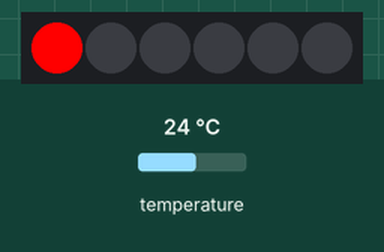
This sketch was run on a simulated ATtiny85, built with avr-gcc and run on an emulated ATtiny85. On the bench: 6 RGB LEDs in strip order, left to right. Inputs (shaded band) come from the test bench; at power-on: temperature 24 °C.

Above: at 0.1 s.
At 2.1 s:
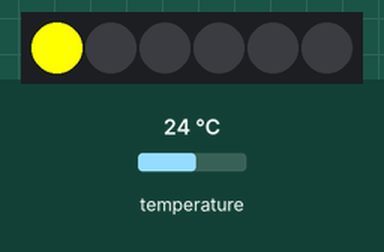
At 4.1 s:
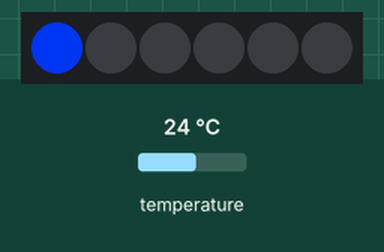
At 12.1 s:
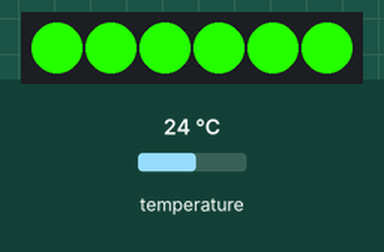
Timing chart, 0 to 13.6 s (numbered marks = the images above):
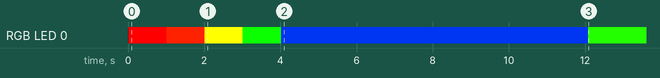

The sketch:

mug_hug2.ino
```cpp
#include <Adafruit_NeoPixel.h>
#ifndef __AVR_ATtiny85__
//#define DEBUG
#endif
#ifdef __AVR__
#include <avr/power.h>
#endif

#define PIN 0
#define STRIP 6
Adafruit_NeoPixel strip = Adafruit_NeoPixel(STRIP, PIN, NEO_GRB + NEO_KHZ800);

void setup() {
  // put your setup code here, to run once:
  setupTemperature();

#ifdef DEBUG
  Serial.begin(9600);
  Serial.println(getColor(50));

#endif
#if defined (__AVR_ATtiny85__)
  if (F_CPU == 16000000) clock_prescale_set(clock_div_1);
#endif
  strip.begin();
  strip.show();

  strip.setPixelColor(0, getColor(82));
  strip.show();
  delay(1000);
  strip.setPixelColor(0, getColor(62));
  strip.show();
  delay(1000);
  strip.setPixelColor(0, getColor(42));
  strip.show();
  delay(1000);
  strip.setPixelColor(0, getColor(22));
  strip.show();
  delay(1000);
  strip.setPixelColor(0, getColor(12));
  strip.show();
  delay(1000);
}

void loop() {
  // put your main code here, to run repeatedly:
  float celsius = getTemperature();
#ifdef DEBUG
  Serial.println(celsius);
#endif
  for (byte i = 0; i < STRIP; i++) {
    strip.setPixelColor(i, getColor(getTemperature()));
  }
  strip.show();
  delay(500);

}
```

getColor2.ino
```cpp
int16_t mymap(int16_t x, int16_t lowfrom, int16_t highfrom, int16_t lowto, int16_t highto)
{
    if (x < lowfrom) return lowto;
    if (x > highfrom) return highto;
    return (lowto + (x-lowfrom)*(highto-lowto)/(highfrom-lowfrom));
}

  uint32_t getColor(double temp){
  uint32_t red = Adafruit_NeoPixel::Color(255, 0, 0);

  uint32_t yellow = Adafruit_NeoPixel::Color(255, 255, 0);

  uint32_t blue = Adafruit_NeoPixel::Color(0, 0, 255);

  uint8_t r, g, b;

  //hot = red 255, 0, 0
  if (temp >= 65) {
    return red;
  }

  //yellow = kind of hot 255, 255, 0
  else
  if (temp >= 42) {
    r = 255;
    g = mymap(temp, 42, 65, 255, 0);
    b = 0;
    return Adafruit_NeoPixel::Color(r, g, b);
  }
  //green = room temp 21 0, 255, 0
  else if (temp >= 21) {
    r = mymap(temp, 21, 42, 0, 255);
    g = 255;
    b = 0;
    return Adafruit_NeoPixel::Color(r, g, b);
  }
  //cold = blue 0, 0, 255
  else if (temp >= 10) {
    r = 0;
    g = mymap(temp, 10, 21, 0, 255);
    b = mymap(temp, 10, 21, 255, 0);
    return Adafruit_NeoPixel::Color(r, g, b);
  }

  else {
    return blue;
  }

}
```

getTemperature2.ino
```cpp
#include <OneWire.h>

OneWire  ds(2);
byte dsaddr[8];
void setupTemperature() {
  while ( !ds.search(dsaddr)) {
#ifdef DEBUG
    Serial.println("No more addresses.");
    Serial.println();
#endif
    ds.reset_search();
    delay(250);
  }
}

float getTemperature() {
  byte type_s;
  byte data[12];
  float celsius;
  ds.reset();
  ds.select(dsaddr);
  ds.write(0x44, 1);        // start conversion, with parasite power on at the end

  delay(1000);     // maybe 750ms is enough, maybe not
  // we might do a ds.depower() here, but the reset will take care of it.

  ds.reset();
  ds.select(dsaddr);
  ds.write(0xBE);         // Read Scratchpad

  for ( byte i = 0; i < 9; i++) {           // we need 9 bytes
    data[i] = ds.read();
#ifdef DEBUG
    Serial.print(data[i], HEX);
    Serial.print(" ");
#endif
  }
#ifdef DEBUG
  Serial.print(" CRC=");
  Serial.print(OneWire::crc8(data, 8), HEX);
  Serial.println();
#endif
  // Convert the data to actual temperature
  // because the result is a 16 bit signed integer, it should
  // be stored to an "int16_t" type, which is always 16 bits
  // even when compiled on a 32 bit processor.
  int16_t raw = (data[1] << 8) | data[0];
  if (type_s) {
    raw = raw << 3; // 9 bit resolution default
    if (data[7] == 0x10) {
      //"count remain" gives full 12 bit resolution
      raw = (raw & 0xFFF0) + 12 - data[6];
    }
  } else {
    byte cfg = (data[4] & 0x60);
    // at lower res, the low bits are undefined, so let's zero them
    if (cfg == 0x00) raw = raw & ~7;  // 9 bit resolution, 93.75 ms
    else if (cfg == 0x20) raw = raw & ~3; // 10 bit res, 187.5 ms
    else if (cfg == 0x40) raw = raw & ~1; // 11 bit res, 375 ms
    //// default is 12 bit resolution, 750 ms conversion time
  }
  celsius = (float)raw / 16.0;
  return celsius;
}
```

Measured:
- by itself, RGB LED 0: off → RGB(255, 0, 0) at 0.01 s, → RGB(255, 34, 0) 1.0 s later, → RGB(255, 255, 0) 1.0 s later, → RGB(12, 255, 0) 1.0 s later, … (6 changes in this stretch)
- what the display in image 1 shows lasts 1.0 s, from 2.0 s to 3.0 s
- what the display in image 2 shows lasts 8.1 s, from 4.0 s to 12.1 s
